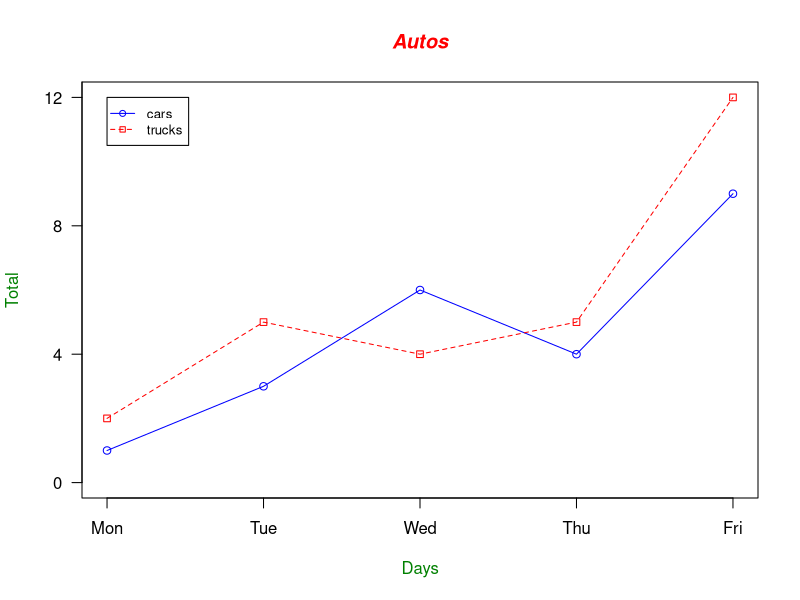
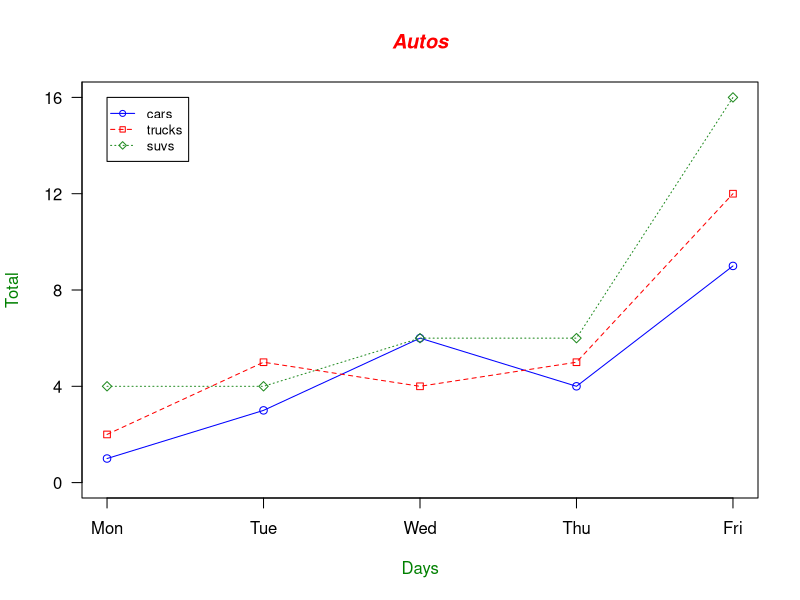
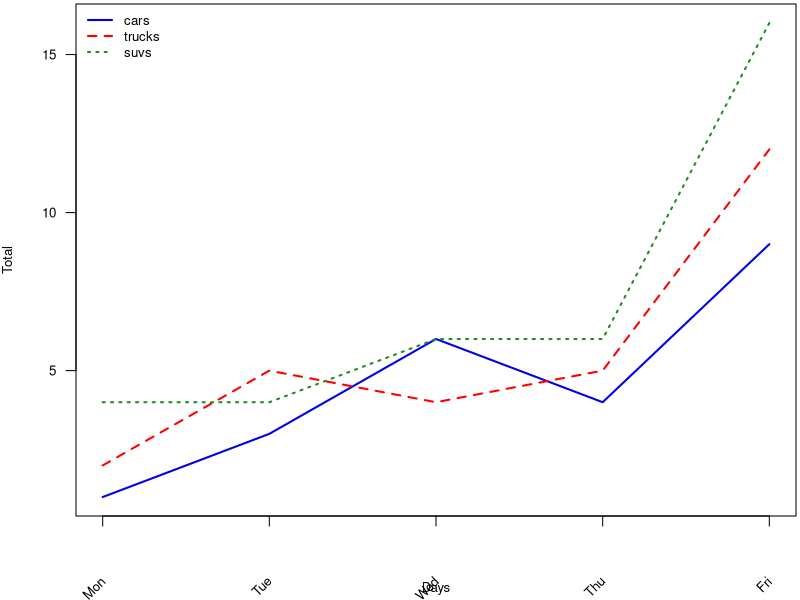
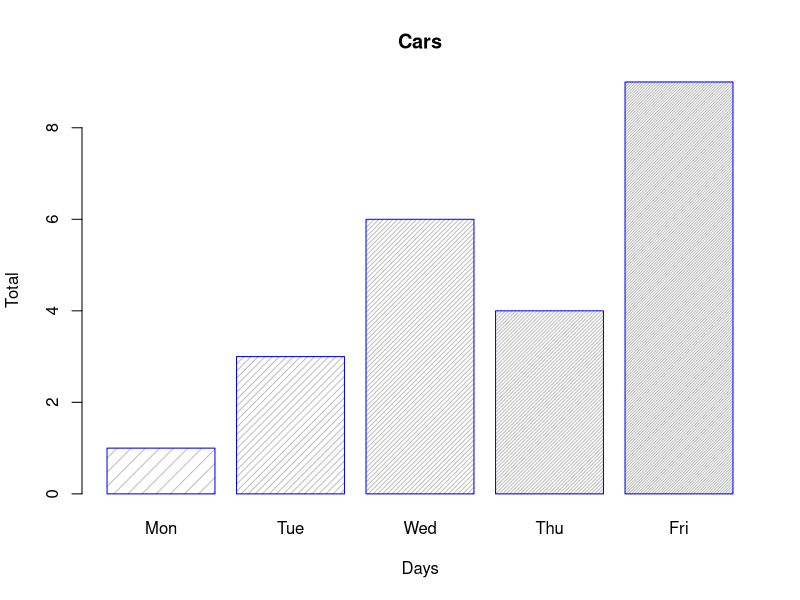
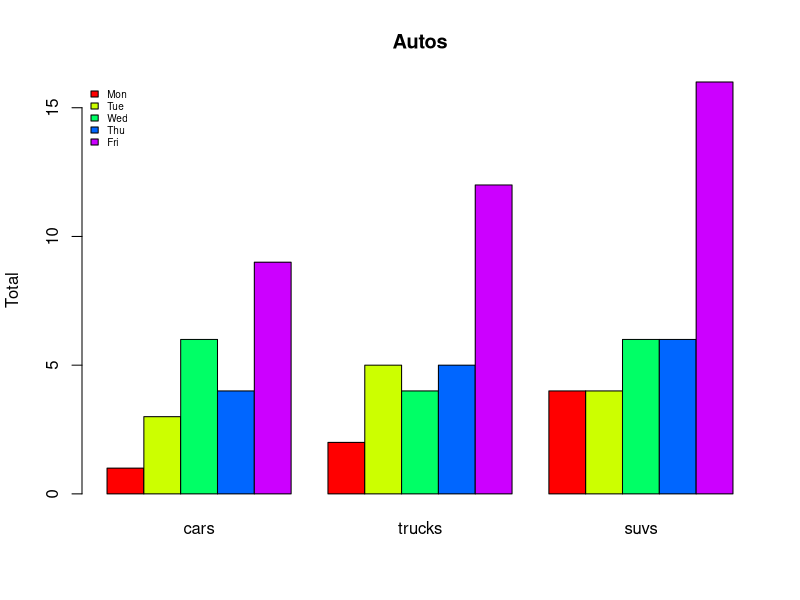
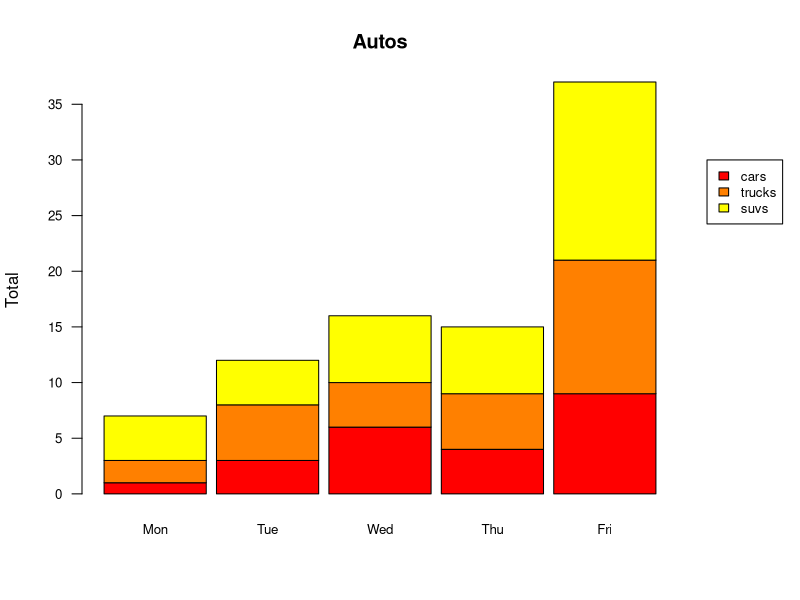
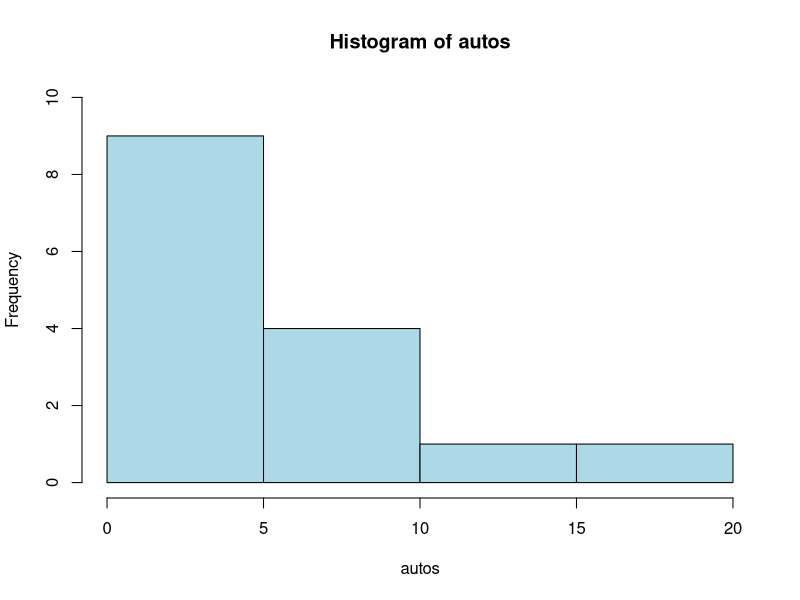
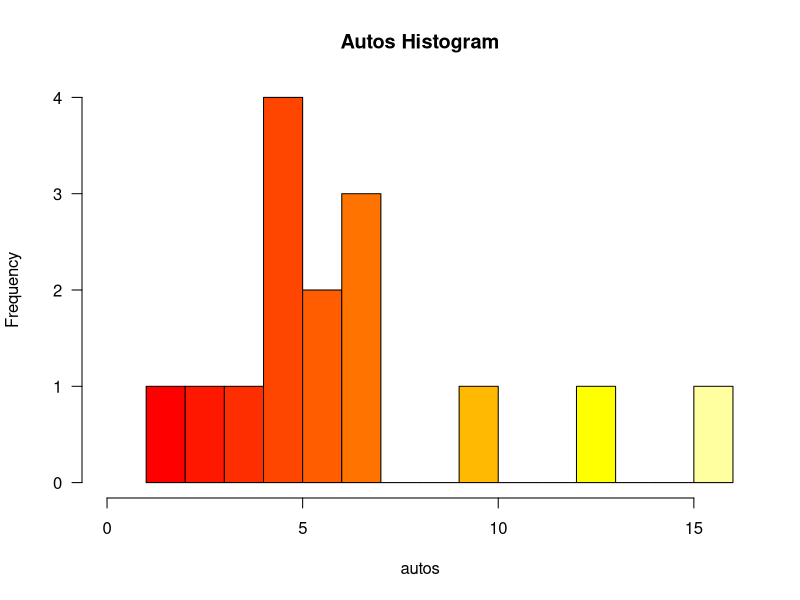

These figures' R source, in order: (Note: this script raises an error after producing the figures.)
## ---- chunk 1
knitr::opts_chunk$set(warning = F, message = F)
library(dplyr)
## ---- chunk 2
autos_data  <- data.frame(
  cars=c(1, 3, 6, 4, 9),	
  trucks=c(2, 5, 4, 5, 12),
  suvs=c(4, 4, 6, 6, 16))
## ---- chunk 3
#Calculate range from 0 to max value of cars and trucks
g_range <- range(0, autos_data$cars, autos_data$trucks)
# Graph autos using y axis that ranges from 0 to max 
# value in cars or trucks vector.  Turn off axes and 
# annotations (axis labels) so we can specify them ourself
plot(autos_data$cars, type="o", col="blue", ylim=g_range, 
   axes=FALSE, ann=FALSE)
# Make x axis using Mon-Fri labels
axis(1, at=1:5, lab=c("Mon","Tue","Wed","Thu","Fri"))
# Make y axis with horizontal labels that display ticks at 
# every 4 marks. 4*0:g_range[2] is equivalent to c(0,4,8,12).
axis(2, las=1, at=4*0:g_range[2])
# Create box around plot
box()
# Graph trucks with red dashed line and square points
lines(autos_data$trucks, type="o", pch=22, lty=2, col="red")
# Create a title with a red, bold/italic font
title(main="Autos", col.main="red", font.main=4)
# Label the x and y axes with dark green text
title(xlab="Days", col.lab=rgb(0,0.5,0))
title(ylab="Total", col.lab=rgb(0,0.5,0))
# Create a legend at (1, g_range[2]) that is slightly smaller 
# (cex) and uses the same line colors and points used by 
# the actual plots 
legend(1, g_range[2], c("cars","trucks"), cex=0.8, 
   col=c("blue","red"), pch=21:22, lty=1:2)
## ---- chunk 4
# Compute the largest y value used in the data (or we could
# just use range again)
max_y <- max(autos_data)

# Define colors to be used for cars, trucks, suvs
plot_colors <- c("blue","red","forestgreen")

# Start PNG device driver to save output to figure.png

#png(filename="C:/R/figure.png", height=295, width=300, 
# bg="white")

# Graph autos using y axis that ranges from 0 to max_y.
# Turn off axes and annotations (axis labels) so we can 
# specify them ourself
plot(autos_data$cars, type="o", col=plot_colors[1], 
   ylim=c(0,max_y), axes=FALSE, ann=FALSE)

# Make x axis using Mon-Fri labels
axis(1, at=1:5, lab=c("Mon", "Tue", "Wed", "Thu", "Fri"))

# Make y axis with horizontal labels that display ticks at 
# every 4 marks. 4*0:max_y is equivalent to c(0,4,8,12).
axis(2, las=1, at=4*0:max_y)

# Create box around plot
box()

# Graph trucks with red dashed line and square points
lines(autos_data$trucks, type="o", pch=22, lty=2, 
   col=plot_colors[2])

# Graph suvs with green dotted line and diamond points
lines(autos_data$suvs, type="o", pch=23, lty=3, 
   col=plot_colors[3])

# Create a title with a red, bold/italic font
title(main="Autos", col.main="red", font.main=4)

# Label the x and y axes with dark green text
title(xlab= "Days", col.lab=rgb(0,0.5,0))
title(ylab= "Total", col.lab=rgb(0,0.5,0))

# Create a legend at (1, max_y) that is slightly smaller 
# (cex) and uses the same line colors and points used by 
# the actual plots
legend(1, max_y, names(autos_data), cex=0.8, col=plot_colors, 
   pch=21:23, lty=1:3);
   
# Turn off device driver (to flush output to png)
#dev.off()
## ---- chunk 5
plot_colors <- c(rgb(r=0.0,g=0.0,b=0.9), "red", "forestgreen")

# Start PDF device driver to save output to figure.pdf
#pdf(file="C:/R/figure.pdf", height=3.5, width=5)
			
# Trim off excess margin space (bottom, left, top, right)
par(mar=c(4.2, 3.8, 0.2, 0.2))
			
# Graph autos using a y axis that uses the full range of value
# in autos_data. Label axes with smaller font and use larger 
# line widths.
plot(autos_data$cars, type="l", col=plot_colors[1], 
   ylim=range(autos_data), axes=F, ann=T, xlab="Days",
   ylab="Total", cex.lab=0.8, lwd=2)

# Make x axis tick marks without labels
axis(1, lab=F)

# Plot x axis labels at default tick marks with labels at 
# 45 degree angle
text(axTicks(1), par("usr")[3] - 2, srt=45, adj=1,
          labels=c("Mon", "Tue", "Wed", "Thu", "Fri"),
          xpd=T, cex=0.8)

# Plot y axis with smaller horizontal labels 
axis(2, las=1, cex.axis=0.8)

# Create box around plot
box()

# Graph trucks with thicker red dashed line
lines(autos_data$trucks, type="l", lty=2, lwd=2, 
  col=plot_colors[2])

# Graph suvs with thicker green dotted line
lines(autos_data$suvs, type="l", lty=3, lwd=2, 
  col=plot_colors[3])

# Create a legend in the top-left corner that is slightly  
# smaller and has no border
legend("topleft", names(autos_data), cex=0.8, col=plot_colors, 
   lty=1:3, lwd=2, bty="n");
  
# Turn off device driver (to flush output to PDF)
#dev.off()

# Restore default margins
par(mar=c(5, 4, 4, 2) + 0.1)
## ---- chunk 6
barplot(autos_data$cars, main="Cars", xlab="Days",  
   ylab="Total", names.arg=c("Mon","Tue","Wed","Thu","Fri"), 
   border="blue", density=c(10,20,30,40,50))
## ---- chunk 7
barplot(as.matrix(autos_data), main="Autos", ylab= "Total",
   beside=TRUE, col=rainbow(5))

# Place the legend at the top-left corner with no frame  
# using rainbow colors
legend("topleft", c("Mon","Tue","Wed","Thu","Fri"), cex=0.6, 
   bty="n", fill=rainbow(5))
## ---- chunk 8
# Expand right side of clipping rect to make room for the legend
par(xpd=T, mar=par()$mar+c(0,0,0,4))

# Graph autos (transposing the matrix) using heat colors,  
# put 10% of the space between each bar, and make labels  
# smaller with horizontal y-axis labels
barplot(t(autos_data), main="Autos", ylab="Total", 
   col=heat.colors(3), space=0.1, cex.axis=0.8, las=1,
   names.arg=c("Mon","Tue","Wed","Thu","Fri"), cex=0.8) 
   
# Place the legend at (6,30) using heat colors
legend(6, 30, names(autos_data), cex=0.8, fill=heat.colors(3));
   
# Restore default clipping rect
par(mar=c(5, 4, 4, 2) + 0.1)
## ---- chunk 9
autos <- c(autos_data$cars, autos_data$trucks, 
   autos_data$suvs)

# Create a histogram for autos in light blue with the y axis
# ranging from 0-10
hist(autos, col="lightblue", ylim=c(0,10))
## ---- chunk 10
# Compute the largest y value used in the autos
max_num <- max(autos)

# Create a histogram for autos with fire colors, set breaks
# so each number is in its own group, make x axis range from
# 0-max_num, disable right-closing of cell intervals, set
# heading, and make y-axis labels horizontal
hist(autos, col=heat.colors(max_num), breaks=max_num, 
   xlim=c(0,max_num), right=F, main="Autos Histogram", las=1)
## ---- chunk 11
# Create uneven breaks
brk <- c(0,3,4,5,6,10,16)

# Create a histogram for autos with fire colors, set uneven
# breaks, make x axis range from 0-max_num, disable right-
# closing of cell intervals, set heading, make y-axis labels 
# horizontal, make axis labels smaller, make areas of each
# column proportional to the count
hist(autos, col=heat.colors(length(brk)), breaks=brk, 
   xlim=c(0,max_num), right=F, main="Probability Density", 
   las=1, cex.axis=0.8, freq=F)
## ---- chunk 12
cars <- c(1, 3, 6, 4, 9)

# Create a pie chart with defined heading and
# custom colors and labels
pie(cars, main="Cars", col=rainbow(length(cars)),
   labels=c("Mon","Tue","Wed","Thu","Fri"))
## ---- chunk 13
# Define cars vector with 5 values
cars <- c(1, 3, 6, 4, 9)

# Define some colors ideal for black & white print
colors <- c("white","grey70","grey90","grey50","black")

# Calculate the percentage for each day, rounded to one 
# decimal place
car_labels <- round(cars/sum(cars) * 100, 1)

# Concatenate a '%' char after each value
car_labels <- paste(car_labels, "%", sep="")

# Create a pie chart with defined heading and custom colors
# and labels
pie(cars, main="Cars", col=colors, labels=car_labels,
   cex=0.8)

# Create a legend at the right   
legend(1.5, 0.5, c("Mon","Tue","Wed","Thu","Fri"), cex=0.8, 
   fill=colors)
## ---- chunk 14
# Create a colored dotchart for autos with smaller labels
dotchart(t(autos_data), color=c("red","blue","darkgreen"),
   main="Dotchart for Autos", cex=0.8)
## ---- chunk 15
# Make an empty chart
plot(1, 1, xlim=c(1,5.5), ylim=c(0,7), type="n", ann=FALSE)

# Plot digits 0-4 with increasing size and color
text(1:5, rep(6,5), labels=c(0:4), cex=1:5, col=1:5)

# Plot symbols 0-4 with increasing size and color
points(1:5, rep(5,5), cex=1:5, col=1:5, pch=0:4)
text((1:5)+0.4, rep(5,5), cex=0.6, (0:4))

# Plot symbols 5-9 with labels
points(1:5, rep(4,5), cex=2, pch=(5:9))
text((1:5)+0.4, rep(4,5), cex=0.6, (5:9))

# Plot symbols 10-14 with labels
points(1:5, rep(3,5), cex=2, pch=(10:14))
text((1:5)+0.4, rep(3,5), cex=0.6, (10:14))

# Plot symbols 15-19 with labels
points(1:5, rep(2,5), cex=2, pch=(15:19))
text((1:5)+0.4, rep(2,5), cex=0.6, (15:19))

# Plot symbols 20-25 with labels
points((1:6)*0.8+0.2, rep(1,6), cex=2, pch=(20:25))
text((1:6)*0.8+0.5, rep(1,6), cex=0.6, (20:25))
## ---- chunk 16
iris$Sepal.Length = jitter(iris$Sepal.Length)
iris$Sepal.Width = jitter(iris$Sepal.Width)
alpha = 150 # Transparent points
palette(c(rgb(200, 79, 178, alpha = alpha, maxColorValue = 255), 
          rgb(105, 147, 45, alpha = alpha, maxColorValue = 255),
          rgb(85, 130, 169, alpha = alpha, maxColorValue = 255)))
par(mar = c(3, 3, 2, 1), # Dist' from plot to side of page
    mgp = c(2, 0.4, 0), # Dist' plot to label
    las = 1, # Rotate y-axis text
    tck = -.01, # Reduce tick length
    xaxs = "i", yaxs = "i") # Remove plot padding
plot(iris$Sepal.Length, iris$Sepal.Width, 
     bg = iris$Species, # Fill colour
     pch = 21, # Shape: circles that can filed
     xlab = "Sepal Length", ylab = "Sepal Width", # Labels
     axes = FALSE, # Don't plot the axes
     frame.plot = FALSE, # Remove the frame 
     xlim = c(4, 8), ylim = c(2, 4.5), # Limits
     panel.first = abline(h = seq(2, 4.5, 0.5), col = "grey80"))
at = pretty(iris$Sepal.Length)
mtext(side = 1, text = at, at = at, 
      col = "grey20", line = 1, cex = 0.9)
at = pretty(iris$Sepal.Width)
mtext(side = 2, text = at, at = at, col = "grey20", line = 1, cex = 0.9)
text(5, 4.2, "setosa", col = rgb(200, 79, 178, maxColorValue = 255))
text(5.3, 2.1, "versicolor", col = rgb(105, 147, 45, maxColorValue = 255))
text(7, 3.7, "virginica", col = rgb(85, 130, 169, maxColorValue = 255))
title("The infamous IRIS data", adj = 1, 
      cex.main = 0.8, font.main = 2, col.main = "black")
## ---- chunk 17
dat <- data.frame(
  time = factor(c("Lunch","Dinner"), levels=c("Lunch","Dinner")),
  total_bill = c(14.89, 17.23)
)

dat1 <- data.frame(
  sex = factor(c("Female","Female","Male","Male")),
  time = factor(c("Lunch","Dinner","Lunch","Dinner"), levels=c("Lunch","Dinner")),
  total_bill = c(13.53, 16.81, 16.24, 17.42)
)

dat1mat <- matrix( dat1$total_bill,
                   nrow = 2,
                   byrow=TRUE,
                   dimnames = list(c("Female", "Male"), c("Lunch", "Dinner"))
                   )
## ---- chunk 18
library(ggplot2)
ggplot(data=dat, aes(x=time, y=total_bill, fill=time)) +
  geom_bar(colour="black", fill="#DD8888", width=.8, stat="identity") +
  guides(fill=FALSE) +
  xlab("Time of day") + ylab("Total bill") +
  ggtitle("Average bill for 2 people")

par(las=1)
barplot(dat$total_bill,
        names.arg=dat$time,
        col="#AFC0CB",
        border=FALSE,
        main="Average Bill for Two-Person Meal")

## ---- chunk 19
library(reshape2)

# Bar graph of counts
ggplot(data=tips, aes(x=day))+
  geom_bar(stat="count")

# Number of tips per day
tips_per_day <- table(tips$day)
# Bar graph of counts
barplot(tips_per_day)
## ---- chunk 20
ggplot(data=dat, aes(x=time, y=total_bill, group=1)) +
  geom_line(colour="red", linetype="dashed", size=1.5) +
  geom_point(colour="red", size=4, shape=21, fill="white")

plot(c(1,2), dat$total_bill, type="l", xlab="time", ylab="",
    lty=2, lwd=3, col="red")
points(c(1,2), dat$total_bill, pch=21, col="red", cex=2,
    bg="white", lwd=3)
## ---- chunk 21
ggplot(data=dat1, aes(x=time, y=total_bill, fill=sex)) +
  geom_bar(colour="black", stat="identity",
           position=position_dodge(),
           size=.3) +                       
  scale_fill_hue(name="Sex of payer") +     
  xlab("Time of day") + ylab("Total bill") +
  ggtitle("Average bill for 2 people") +    
  theme_classic()


mf_col <- c("#3CC3BD", "#FD8210")
par(cex=1.2, cex.axis=1.1)
barplot(dat1mat, beside = TRUE, border=NA, col=mf_col,
    main="Average Bill for Two People", yaxt="n")
axis(2, at=axTicks(2), labels=sprintf("$%s", axTicks(2)),
    las=1, cex.axis=0.8)
grid(NA, NULL, lwd=1, lty=1, col="#ffffff")
abline(0, 0)
text(1.5, dat1mat["Female", "Lunch"], "Female", pos=3)
text(2.5, dat1mat["Male", "Lunch"], "Male", pos=3)
text(1.5, dat1mat["Female", "Lunch"]+0.7, "SEX OF PAYER",
    pos=3, cex=0.75)
## ---- chunk 22
ggplot(data=dat1, aes(x=time, y=total_bill, group=sex,
    shape=sex, colour=sex)) +
  geom_line(aes(linetype=sex), size=1) +    
  geom_point(size=3, fill="white") +        
  expand_limits(y=0) +                      
  scale_colour_hue(name="Sex of payer", l=30) +
  scale_shape_manual(name="Sex of payer", values=c(22,21)) +
  scale_linetype_discrete(name="Sex of payer") +
  xlab("Time of day") + ylab("Total bill") +
  ggtitle("Average bill for 2 people") +    
  theme_bw() +
  theme(legend.position=c(.7, .4))

par(cex=1.2, cex.axis=1.1)
matplot(dat1mat, type="b", lty=1, pch=19, col=mf_col,
    cex=1.5, lwd=3, las=1, bty="n", xaxt="n",
    xlim=c(0.7, 2.2), ylim=c(12,18), ylab="",
    main="Average Bill for Two People", yaxt="n")
axis(2, at=axTicks(2), labels=sprintf("$%s", axTicks(2)),
    las=1, cex.axis=0.8, col=NA, line = -0.5)
grid(NA, NULL, lty=3, lwd=1, col="#000000")
abline(v=c(1,2), lty=3, lwd=1, col="#000000")
mtext("Lunch", side=1, at=1)
mtext("Dinner", side=1, at=2)
text(1.5, 17.3, "Male", srt=8, font=3)
text(1.5, 15.1, "Female", srt=33, font=3)
## ---- chunk 23
par(mfrow=c(1,2))
sexes <- unique(tips$sex)
for (i in 1:length(sexes)) {
  currdata <- tips[tips$sex == sexes[i],]
  plot(currdata$total_bill, currdata$tip/currdata$total_bill,
    main=sexes[i], ylim=c(0,0.7))
}


par(mfrow=c(2,4))
days <- c("Thur", "Fri", "Sat", "Sun")
sexes <- unique(tips$sex)
for (i in 1:length(sexes)) {
  for (j in 1:length(days)) {
    currdata <- tips[tips$day == days[j] & tips$sex == sexes[i],]
    plot(currdata$total_bill, currdata$tip/currdata$total_bill,
        main=paste(days[j], sexes[i], sep=", "), ylim=c(0,0.7), las=1)
  }
}
## ---- chunk 24
data(cars)

layout(matrix(c(1,1,2,3), ncol=2))

plot(cars, lab=c(20, 10, 6), cex.axis=.6, las=1, xlim=c(4, 26))
points(x=c(23, 26), y=c(60, 61), col="red")
abline(a=-17.5, b=3.93, col="blue", lty=2)
title(expression(paste("Regression : ",beta[0], "= -17.5, ",
beta[1], "= -3.93")))
legend(5,100,c("Old", "New"), col=1:2, pch=1)

hist(cars[,1], main="Speed histogram", xlab="Speed")
hist(cars[,2], main="Distance histogram", xlab="Distance")
## ---- chunk 25
par(mfrow = c(2, 2))
boxplot(airquality$Ozone ~ airquality$Month, col = 2:6, xlab = "month",
 ylab = "ozone", sub = "boxplot(airquality$Ozone~airquality$Month")
title("Equivalent plots")
plot(factor(airquality$Month), airquality$Ozone, col = 2:6, xlab = "month",
 ylab = "ozone", sub = "plot(factor(airquality$Month), airquality$Ozone")
plot(airquality$Ozone ~ factor(airquality$Month), col = 2:6,
 sub = "plot(airquality$Ozone~factor(airquality$Month)")
